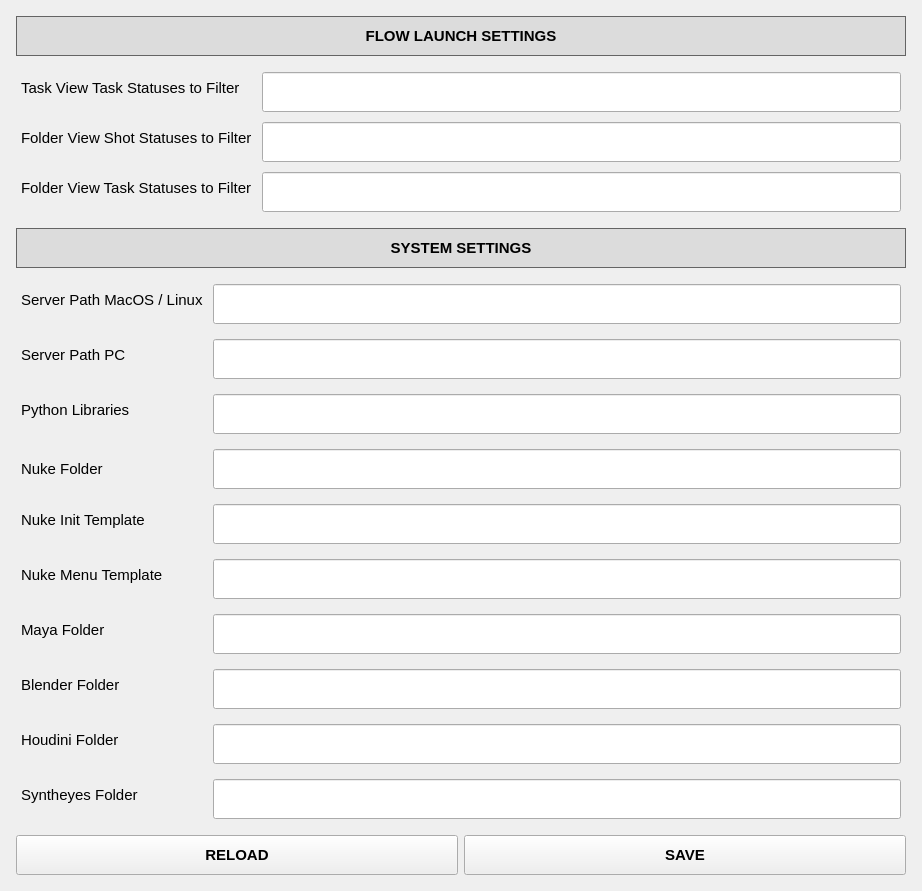
         <widget class="QWidget" name="scrollAreaWidgetContents">
          <property name="geometry">
           <rect>
            <x>0</x>
            <y>-270</y>
            <width>922</width>
            <height>889</height>
           </rect>
          </property>
          <property name="sizePolicy">
           <sizepolicy hsizetype="Expanding" vsizetype="Expanding">
            <horstretch>0</horstretch>
            <verstretch>0</verstretch>
           </sizepolicy>
          </property>
          <property name="minimumSize">
           <size>
            <width>0</width>
            <height>0</height>
           </size>
          </property>
          <layout class="QVBoxLayout" name="verticalLayout_11">
           <item>
            <layout class="QVBoxLayout" name="verticalLayout_8">
             <property name="sizeConstraint">
              <enum>QLayout::SetDefaultConstraint</enum>
             </property>
             <property name="leftMargin">
              <number>5</number>
             </property>
             <property name="topMargin">
              <number>5</number>
             </property>
             <property name="rightMargin">
              <number>5</number>
             </property>
             <property name="bottomMargin">
              <number>5</number>
             </property>
             <item>
              <widget class="QLabel" name="label_6">
               <property name="sizePolicy">
                <sizepolicy hsizetype="Expanding" vsizetype="Expanding">
                 <horstretch>0</horstretch>
                 <verstretch>0</verstretch>
                </sizepolicy>
               </property>
               <property name="minimumSize">
                <size>
                 <width>0</width>
                 <height>40</height>
                </size>
               </property>
               <property name="font">
                <font>
                 <pointsize>11</pointsize>
                 <bold>true</bold>
                </font>
               </property>
               <property name="styleSheet">
                <string notr="true">QLabel {
    background-color: rgb(220, 220, 220);
    border: 1px solid rgb(100, 100,100);
}</string>
               </property>
               <property name="text">
                <string>FLOW LAUNCH SETTINGS</string>
               </property>
               <property name="alignment">
                <set>Qt::AlignCenter</set>
               </property>
              </widget>
             </item>
             <item>
              <layout class="QFormLayout" name="formLayout_2">
               <property name="horizontalSpacing">
                <number>10</number>
               </property>
               <property name="verticalSpacing">
                <number>10</number>
               </property>
               <property name="leftMargin">
                <number>5</number>
               </property>
               <property name="topMargin">
                <number>10</number>
               </property>
               <property name="rightMargin">
                <number>5</number>
               </property>
               <property name="bottomMargin">
                <number>10</number>
               </property>
               <item row="0" column="0">
                <widget class="QLabel" name="label_16">
                 <property name="font">
                  <font>
                   <pointsize>11</pointsize>
                  </font>
                 </property>
                 <property name="text">
                  <string>Task View Task Statuses to Filter</string>
                 </property>
                </widget>
               </item>
               <item row="0" column="1">
                <widget class="QLineEdit" name="settingTaskTaskStatuses">
                 <property name="minimumSize">
                  <size>
                   <width>0</width>
                   <height>40</height>
                  </size>
                 </property>
                </widget>
               </item>
               <item row="1" column="0">
                <widget class="QLabel" name="label_17">
                 <property name="font">
                  <font>
                   <pointsize>11</pointsize>
                  </font>
                 </property>
                 <property name="text">
                  <string>Folder View Shot Statuses to Filter</string>
                 </property>
                </widget>
               </item>
               <item row="2" column="0">
                <widget class="QLabel" name="settingFolderTaskStatuses">
                 <property name="font">
                  <font>
                   <pointsize>11</pointsize>
                  </font>
                 </property>
                 <property name="text">
                  <string>Folder View Task Statuses to Filter</string>
                 </property>
                </widget>
               </item>
               <item row="1" column="1">
                <widget class="QLineEdit" name="settingFolderShotStatuses">
                 <property name="minimumSize">
                  <size>
                   <width>0</width>
                   <height>40</height>
                  </size>
                 </property>
                </widget>
               </item>
               <item row="2" column="1">
                <widget class="QLineEdit" name="lineEdit_5">
                 <property name="minimumSize">
                  <size>
                   <width>0</width>
                   <height>40</height>
                  </size>
                 </property>
                </widget>
               </item>
              </layout>
             </item>
             <item>
              <widget class="QLabel" name="label_13">
               <property name="minimumSize">
                <size>
                 <width>0</width>
                 <height>40</height>
                </size>
               </property>
               <property name="font">
                <font>
                 <pointsize>11</pointsize>
                 <bold>true</bold>
                </font>
               </property>
               <property name="styleSheet">
                <string notr="true">QLabel {
    background-color: rgb(220, 220, 220);
    border: 1px solid rgb(100, 100,100);
}</string>
               </property>
               <property name="text">
                <string>SYSTEM SETTINGS</string>
               </property>
               <property name="alignment">
                <set>Qt::AlignCenter</set>
               </property>
              </widget>
             </item>
             <item>
              <layout class="QFormLayout" name="formLayout">
               <property name="horizontalSpacing">
                <number>10</number>
               </property>
               <property name="verticalSpacing">
                <number>15</number>
               </property>
               <property name="leftMargin">
                <number>5</number>
               </property>
               <property name="topMargin">
                <number>10</number>
               </property>
               <property name="rightMargin">
                <number>5</number>
               </property>
               <property name="bottomMargin">
                <number>10</number>
               </property>
               <item row="3" column="0">
                <widget class="QLabel" name="label_14">
                 <property name="sizePolicy">
                  <sizepolicy hsizetype="Preferred" vsizetype="Expanding">
                   <horstretch>0</horstretch>
                   <verstretch>0</verstretch>
                  </sizepolicy>
                 </property>
                 <property name="font">
                  <font>
                   <pointsize>11</pointsize>
                  </font>
                 </property>
                 <property name="text">
                  <string>Nuke Folder</string>
                 </property>
                </widget>
               </item>
               <item row="3" column="1">
                <widget class="QLineEdit" name="settingNukeFolder">
                 <property name="minimumSize">
                  <size>
                   <width>0</width>
                   <height>40</height>
                  </size>
                 </property>
                </widget>
               </item>
               <item row="6" column="0">
                <widget class="QLabel" name="label_15">
                 <property name="font">
                  <font>
                   <pointsize>11</pointsize>
                  </font>
                 </property>
                 <property name="text">
                  <string>Maya Folder</string>
                 </property>
                </widget>
               </item>
               <item row="6" column="1">
                <widget class="QLineEdit" name="settingMayaFolder">
                 <property name="minimumSize">
                  <size>
                   <width>0</width>
                   <height>40</height>
                  </size>
                 </property>
                </widget>
               </item>
               <item row="7" column="0">
                <widget class="QLabel" name="label_19">
                 <property name="font">
                  <font>
                   <pointsize>11</pointsize>
                  </font>
                 </property>
                 <property name="text">
                  <string>Blender Folder</string>
                 </property>
                </widget>
               </item>
               <item row="8" column="0">
                <widget class="QLabel" name="label_20">
                 <property name="font">
                  <font>
                   <pointsize>11</pointsize>
                  </font>
                 </property>
                 <property name="text">
                  <string>Houdini Folder</string>
                 </property>
                </widget>
               </item>
               <item row="9" column="0">
                <widget class="QLabel" name="label_21">
                 <property name="font">
                  <font>
                   <pointsize>11</pointsize>
                  </font>
                 </property>
                 <property name="text">
                  <string>Syntheyes Folder</string>
                 </property>
                </widget>
               </item>
               <item row="7" column="1">
                <widget class="QLineEdit" name="settingBlenderFolder">
                 <property name="minimumSize">
                  <size>
                   <width>0</width>
                   <height>40</height>
                  </size>
                 </property>
                </widget>
               </item>
               <item row="8" column="1">
                <widget class="QLineEdit" name="settingHoudiniFolder">
                 <property name="minimumSize">
                  <size>
                   <width>0</width>
                   <height>40</height>
                  </size>
                 </property>
                </widget>
               </item>
               <item row="9" column="1">
                <widget class="QLineEdit" name="settingSyntheyesFolder">
                 <property name="minimumSize">
                  <size>
                   <width>0</width>
                   <height>40</height>
                  </size>
                 </property>
                </widget>
               </item>
               <item row="4" column="0">
                <widget class="QLabel" name="label_22">
                 <property name="font">
                  <font>
                   <pointsize>11</pointsize>
                  </font>
                 </property>
                 <property name="text">
                  <string>Nuke Init Template</string>
                 </property>
                </widget>
               </item>
               <item row="4" column="1">
                <widget class="QLineEdit" name="settingNukeInit">
                 <property name="minimumSize">
                  <size>
                   <width>0</width>
                   <height>40</height>
                  </size>
                 </property>
                </widget>
               </item>
               <item row="5" column="0">
                <widget class="QLabel" name="label_23">
                 <property name="font">
                  <font>
                   <pointsize>11</pointsize>
                  </font>
                 </property>
                 <property name="text">
                  <string>Nuke Menu Template</string>
                 </property>
                </widget>
               </item>
               <item row="5" column="1">
                <widget class="QLineEdit" name="settingNukeMenu">
                 <property name="minimumSize">
                  <size>
                   <width>0</width>
                   <height>40</height>
                  </size>
                 </property>
                </widget>
               </item>
               <item row="0" column="0">
                <widget class="QLabel" name="label_24">
                 <property name="font">
                  <font>
                   <pointsize>11</pointsize>
                  </font>
                 </property>
                 <property name="text">
                  <string>Server Path MacOS / Linux</string>
                 </property>
                </widget>
               </item>
               <item row="0" column="1">
                <widget class="QLineEdit" name="settingMacServerPath">
                 <property name="minimumSize">
                  <size>
                   <width>0</width>
                   <height>40</height>
                  </size>
                 </property>
                </widget>
               </item>
               <item row="1" column="0">
                <widget class="QLabel" name="label_25">
                 <property name="font">
                  <font>
                   <pointsize>11</pointsize>
                  </font>
                 </property>
                 <property name="text">
                  <string>Server Path PC</string>
                 </property>
                </widget>
               </item>
               <item row="1" column="1">
                <widget class="QLineEdit" name="settingPCServerPath">
                 <property name="minimumSize">
                  <size>
                   <width>0</width>
                   <height>40</height>
                  </size>
                 </property>
                </widget>
               </item>
               <item row="2" column="0">
                <widget class="QLabel" name="label_26">
                 <property name="font">
                  <font>
                   <pointsize>11</pointsize>
                  </font>
                 </property>
                 <property name="text">
                  <string>Python Libraries</string>
                 </property>
                </widget>
               </item>
               <item row="2" column="1">
                <widget class="QLineEdit" name="settingPythonLibraries">
                 <property name="minimumSize">
                  <size>
                   <width>0</width>
                   <height>40</height>
                  </size>
                 </property>
                </widget>
               </item>
              </layout>
             </item>
             <item>
              <layout class="QHBoxLayout" name="horizontalLayout_13">
               <item>
                <widget class="QPushButton" name="pushButton_5">
                 <property name="minimumSize">
                  <size>
                   <width>0</width>
                   <height>40</height>
                  </size>
                 </property>
                 <property name="font">
                  <font>
                   <pointsize>11</pointsize>
                   <bold>true</bold>
                  </font>
                 </property>
                 <property name="text">
                  <string>RELOAD</string>
                 </property>
                </widget>
               </item>
               <item>
                <widget class="QPushButton" name="pushButton_4">
                 <property name="minimumSize">
                  <size>
                   <width>0</width>
                   <height>40</height>
                  </size>
                 </property>
                 <property name="font">
                  <font>
                   <pointsize>11</pointsize>
                   <bold>true</bold>
                  </font>
                 </property>
                 <property name="text">
                  <string>SAVE</string>
                 </property>
                </widget>
               </item>
              </layout>
             </item>
            </layout>
           </item>
          </layout>
         </widget>
